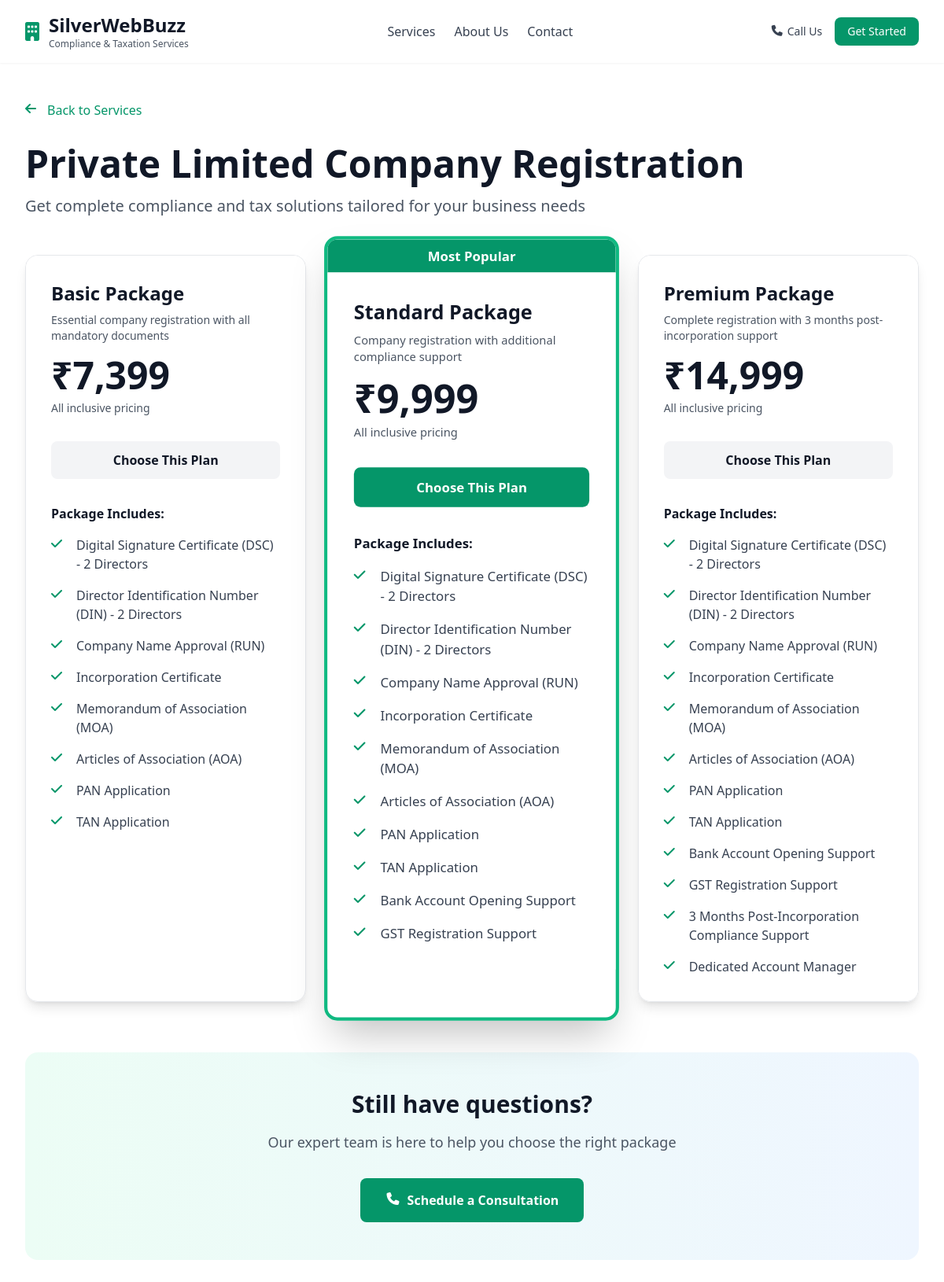
/statutory/service.php?id=1, run on the app's committed database.
### tables this page shows
CREATE TABLE IF NOT EXISTS services (
  id INT AUTO_INCREMENT PRIMARY KEY,
  category_id INT NOT NULL,
  name VARCHAR(255) NOT NULL,
  description TEXT,
  price DECIMAL(10, 2) NULL,
  price_text VARCHAR(255) NULL,
  is_featured BOOLEAN DEFAULT FALSE,
  display_order INT NOT NULL DEFAULT 0,
  created_at TIMESTAMP DEFAULT CURRENT_TIMESTAMP,
  FOREIGN KEY (category_id) REFERENCES service_categories(id) ON DELETE CASCADE,
  INDEX idx_category_id (category_id),
  INDEX idx_display_order (display_order)
);

CREATE TABLE IF NOT EXISTS service_packages (
  id INT AUTO_INCREMENT PRIMARY KEY,
  service_id INT NOT NULL,
  name VARCHAR(255) NOT NULL,
  price DECIMAL(10, 2) NOT NULL,
  description TEXT,
  is_popular BOOLEAN DEFAULT FALSE,
  display_order INT NOT NULL DEFAULT 0,
  created_at TIMESTAMP DEFAULT CURRENT_TIMESTAMP,
  FOREIGN KEY (service_id) REFERENCES services(id) ON DELETE CASCADE,
  INDEX idx_service_id (service_id),
  INDEX idx_display_order (display_order)
);

CREATE TABLE IF NOT EXISTS package_features (
  id INT AUTO_INCREMENT PRIMARY KEY,
  package_id INT NOT NULL,
  feature TEXT NOT NULL,
  display_order INT NOT NULL DEFAULT 0,
  created_at TIMESTAMP DEFAULT CURRENT_TIMESTAMP,
  FOREIGN KEY (package_id) REFERENCES service_packages(id) ON DELETE CASCADE,
  INDEX idx_package_id (package_id),
  INDEX idx_display_order (display_order)
);

### statutory/service.php (called while the page is built, shortened)
<?php
require_once __DIR__ . '/pages/service-detail.php';
?>

### statutory/config/database.php (called while the page is built, shortened)
<?php
class Database {
    private static $instance = null;
    private $conn;
    private function __construct() {
        try {
            if (DB_TYPE === 'pgsql') {
                $dsn = "pgsql:host=" . DB_HOST . ";port=" . DB_PORT . ";dbname=" . DB_NAME;
            } else {
                $dsn = "mysql:host=" . DB_HOST . ";port=" . DB_PORT . ";dbname=" . DB_NAME . ";charset=utf8mb4";
            }
            $this->conn = new PDO($dsn, DB_USER, DB_PASS);
            $this->conn->setAttribute(PDO::ATTR_ERRMODE, PDO::ERRMODE_EXCEPTION);
            $this->conn->setAttribute(PDO::ATTR_DEFAULT_FETCH_MODE, PDO::FETCH_ASSOC);
        } catch(PDOException $e) {
            error_log("Database connection failed: " . $e->getMessage());
            die("Database connection failed. Please check your configuration.");
        }
    }
    public static function getInstance() {
        if (self::$instance === null) {
            self::$instance = new self();
        }
        return self::$instance;
    }
    public function getServiceById($serviceId) {
        try {
            $stmt = $this->conn->prepare("SELECT * FROM services WHERE id = :id");
            $stmt->bindParam(':id', $serviceId, PDO::PARAM_INT);
            $stmt->execute();
            return $stmt->fetch();
        } catch(PDOException $e) {
            error_log("Error fetching service: " . $e->getMessage());
            return null;
        }
    }
    public function getServicePackages($serviceId) {
        try {
            $stmt = $this->conn->prepare("SELECT * FROM service_packages WHERE service_id = :service_id ORDER BY display_order ASC");
            $stmt->bindParam(':service_id', $serviceId, PDO::PARAM_INT);
            $stmt->execute();
            return $stmt->fetchAll();
        } catch(PDOException $e) {
            error_log("Error fetching packages: " . $e->getMessage());
            return [];
        }
    }
    public function getPackageFeatures($packageIds) {
        try {
            $packageIds = array_map('intval', $packageIds);
            $placeholders = implode(',', array_fill(0, count($packageIds), '?'));
            $stmt = $this->conn->prepare("SELECT * FROM package_features WHERE package_id IN ($placeholders) ORDER BY display_order ASC");
            $stmt->execute($packageIds);
            return $stmt->fetchAll();
        } catch(PDOException $e) {
            error_log("Error fetching features: " . $e->getMessage());
            return [];
        }
    }
}

### statutory/pages/service-detail.php (the view, shortened to what this page needs)
<?php
require_once __DIR__ . '/../config/database.php';
$basePath = '/statutory';
$serviceId = $_GET['id'] ?? null;
$db = Database::getInstance();
$service = $db->getServiceById($serviceId);
$packages = $db->getServicePackages($serviceId);
$packageIds = array_column($packages, 'id');
$allFeatures = $db->getPackageFeatures($packageIds);
$packagesWithFeatures = [];
foreach ($packages as $pkg) {
    $pkgFeatures = array_filter($allFeatures, function($feature) use ($pkg) {
        return $feature['package_id'] === $pkg['id'];
    });
    $packagesWithFeatures[] = [
        'package' => $pkg,
        'features' => array_values($pkgFeatures)
    ];
}
require_once __DIR__ . '/../includes/header.php';
?>
<div class="min-h-screen bg-white">
    <div class="max-w-7xl mx-auto px-4 sm:px-6 lg:px-8 py-12">
        <a href="/" class="flex items-center text-emerald-600 hover:text-emerald-700 mb-8">
            <i class="fas fa-arrow-left h-5 w-5 mr-2"></i>
            Back to Services
        </a>
        <div class="mb-12">
            <h1 class="text-5xl font-bold text-gray-900 mb-4"><?php echo htmlspecialchars($service['name']); ?></h1>
            <p class="text-xl text-gray-600 max-w-3xl">
                Get complete compliance and tax solutions tailored for your business needs
            </p>
        </div>
        <div class="grid grid-cols-1 lg:grid-cols-3 gap-8 mb-16">
            <?php if (!empty($packagesWithFeatures)): ?>
                <?php foreach ($packagesWithFeatures as $item):
                    $pkg = $item['package'];
                    $features = $item['features'];
                    $isPopular = !empty($pkg['is_popular']);
                ?>
                    <div class="rounded-2xl overflow-hidden shadow-lg transition-all transform hover:scale-105 <?php echo $isPopular ? 'border-4 border-emerald-500 lg:scale-105 lg:shadow-2xl' : 'border border-gray-200'; ?>">
                        <?php if ($isPopular): ?>
                            <div class="bg-emerald-600 text-white text-center py-2 font-semibold">
                                Most Popular
                            </div>
                        <?php endif; ?>
                        <div class="p-8 bg-white">
                            <h3 class="text-2xl font-bold text-gray-900 mb-2"><?php echo htmlspecialchars($pkg['name']); ?></h3>
                            <?php if (!empty($pkg['description'])): ?>
                                <p class="text-gray-600 text-sm mb-4"><?php echo htmlspecialchars($pkg['description']); ?></p>
                            <?php endif; ?>
                            <div class="mb-8">
                                <div class="flex items-baseline">
                                    <span class="text-5xl font-bold text-gray-900">₹<?php echo number_format($pkg['price'], 0); ?></span>
                                </div>
                                <p class="text-gray-600 text-sm mt-2">All inclusive pricing</p>
                            </div>
                            <button class="w-full py-3 px-6 rounded-lg font-semibold transition-colors mb-8 <?php echo $isPopular ? 'bg-emerald-600 text-white hover:bg-emerald-700' : 'bg-gray-100 text-gray-900 hover:bg-gray-200'; ?>">
                                Choose This Plan
                            </button>
                            <div class="space-y-4">
                                <p class="font-semibold text-gray-900 mb-4">Package Includes:</p>
                                <?php if (!empty($features)): ?>
                                    <?php foreach ($features as $feature): ?>
                                        <div class="flex items-start">
                                            <i class="fas fa-check text-emerald-600 h-5 w-5 mr-3 flex-shrink-0 mt-0.5"></i>
                                            <span class="text-gray-700"><?php echo htmlspecialchars($feature['feature']); ?></span>
                                        </div>
                                    <?php endforeach; ?>
                                <?php else: ?>
                                    <p class="text-gray-500 text-sm">No features listed</p>
                                <?php endif; ?>
                            </div>
                        </div>
                    </div>
                <?php endforeach; ?>
            <?php endif; ?>
        </div>
        <div class="bg-gradient-to-r from-emerald-50 to-blue-50 rounded-2xl p-12 text-center">
            <h2 class="text-3xl font-bold text-gray-900 mb-4">Still have questions?</h2>
            <p class="text-gray-600 mb-8 text-lg">Our expert team is here to help you choose the right package</p>
            <button class="bg-emerald-600 text-white px-8 py-4 rounded-lg hover:bg-emerald-700 transition-colors font-semibold inline-flex items-center">
                <i class="fas fa-phone h-5 w-5 mr-2"></i>
                Schedule a Consultation
            </button>
        </div>
    </div>
</div>
<?php include __DIR__ . '/../includes/footer.php'; ?>

### statutory/includes/header.php (shortened to what this page needs)
<!doctype html>
<html lang="en">
<head>
    <script src="https://cdn.tailwindcss.com"></script>
    <link rel="stylesheet" href="<?php echo $basePath; ?>/assets/css/style.css">
    <link rel="stylesheet" href="https://cdnjs.cloudflare.com/ajax/libs/font-awesome/6.4.0/css/all.min.css">
</head>
<body>
    <header class="bg-white shadow-sm sticky top-0 z-50">
        <div class="max-w-7xl mx-auto px-4 sm:px-6 lg:px-8">
            <div class="flex justify-between items-center py-4">
                <a href="/" class="flex items-center space-x-3 cursor-pointer hover:opacity-80 transition-opacity">
                    <i class="fas fa-building text-emerald-600 text-2xl"></i>
                    <div>
                        <h1 class="text-2xl font-bold text-gray-900">SilverWebBuzz</h1>
                        <p class="text-xs text-gray-600">Compliance & Taxation Services</p>
                    </div>
                </a>
                <div class="hidden md:flex items-center space-x-6">
                    <a href="/#services" class="text-gray-700 hover:text-emerald-600 transition-colors">
                        Services
                    </a>
                    <a href="/#about" class="text-gray-700 hover:text-emerald-600 transition-colors">
                        About Us
                    </a>
                    <a href="/#contact" class="text-gray-700 hover:text-emerald-600 transition-colors">
                        Contact
                    </a>
                </div>
                <div class="flex items-center space-x-4">
                    <a href="tel:+91" class="hidden sm:flex items-center text-sm text-gray-700 hover:text-emerald-600">
                        <i class="fas fa-phone h-4 w-4 mr-1"></i>
                        <span>Call Us</span>
                    </a>
                    <button class="bg-emerald-600 text-white px-4 py-2 rounded-lg hover:bg-emerald-700 transition-colors text-sm font-medium">
                        Get Started
                    </button>
                </div>
            </div>
        </div>
    </header>

### statutory/includes/footer.php (shortened to what this page needs)
</body>
</html>

### statutory/assets/css/style.css (style rules this page uses)
html { scroll-behavior: smooth; }
.transition-all { transition-property: all; transition-timing-function: cubic-bezier(0.4, 0, 0.2, 1); transition-duration: 150ms; }
.fas, .fab { display: inline-block; }

### data on the page
services: name "Private Limited Company Registration"
service_packages: name "Basic Package", description "Essential company registration with all mandatory documents", price "7,399"
package_features: feature "Digital Signature Certificate (DSC) - 2 Directors"
package_features: feature "Director Identification Number (DIN) - 2 Directors"
package_features: feature "Company Name Approval (RUN)"
package_features: feature "Incorporation Certificate"
package_features: feature "Memorandum of Association (MOA)"
package_features: feature "Articles of Association (AOA)"
package_features: feature "PAN Application"
package_features: feature "TAN Application"
service_packages: is_popular "Most Popular", name "Standard Package", description "Company registration with additional compliance support", price "9,999"
package_features: feature "Digital Signature Certificate (DSC) - 2 Directors"
package_features: feature "Director Identification Number (DIN) - 2 Directors"
package_features: feature "Company Name Approval (RUN)"
package_features: feature "Incorporation Certificate"
package_features: feature "Memorandum of Association (MOA)"
package_features: feature "Articles of Association (AOA)"
package_features: feature "PAN Application"
package_features: feature "TAN Application"
package_features: feature "Bank Account Opening Support"
package_features: feature "GST Registration Support"
service_packages: name "Premium Package", description "Complete registration with 3 months post-incorporation support", price "14,999"
package_features: feature "Digital Signature Certificate (DSC) - 2 Directors"
package_features: feature "Director Identification Number (DIN) - 2 Directors"
package_features: feature "Company Name Approval (RUN)"
package_features: feature "Incorporation Certificate"
package_features: feature "Memorandum of Association (MOA)"
package_features: feature "Articles of Association (AOA)"
package_features: feature "PAN Application"
package_features: feature "TAN Application"
package_features: feature "Bank Account Opening Support"
package_features: feature "GST Registration Support"
package_features: feature "3 Months Post-Incorporation Compliance Support"
package_features: feature "Dedicated Account Manager"
